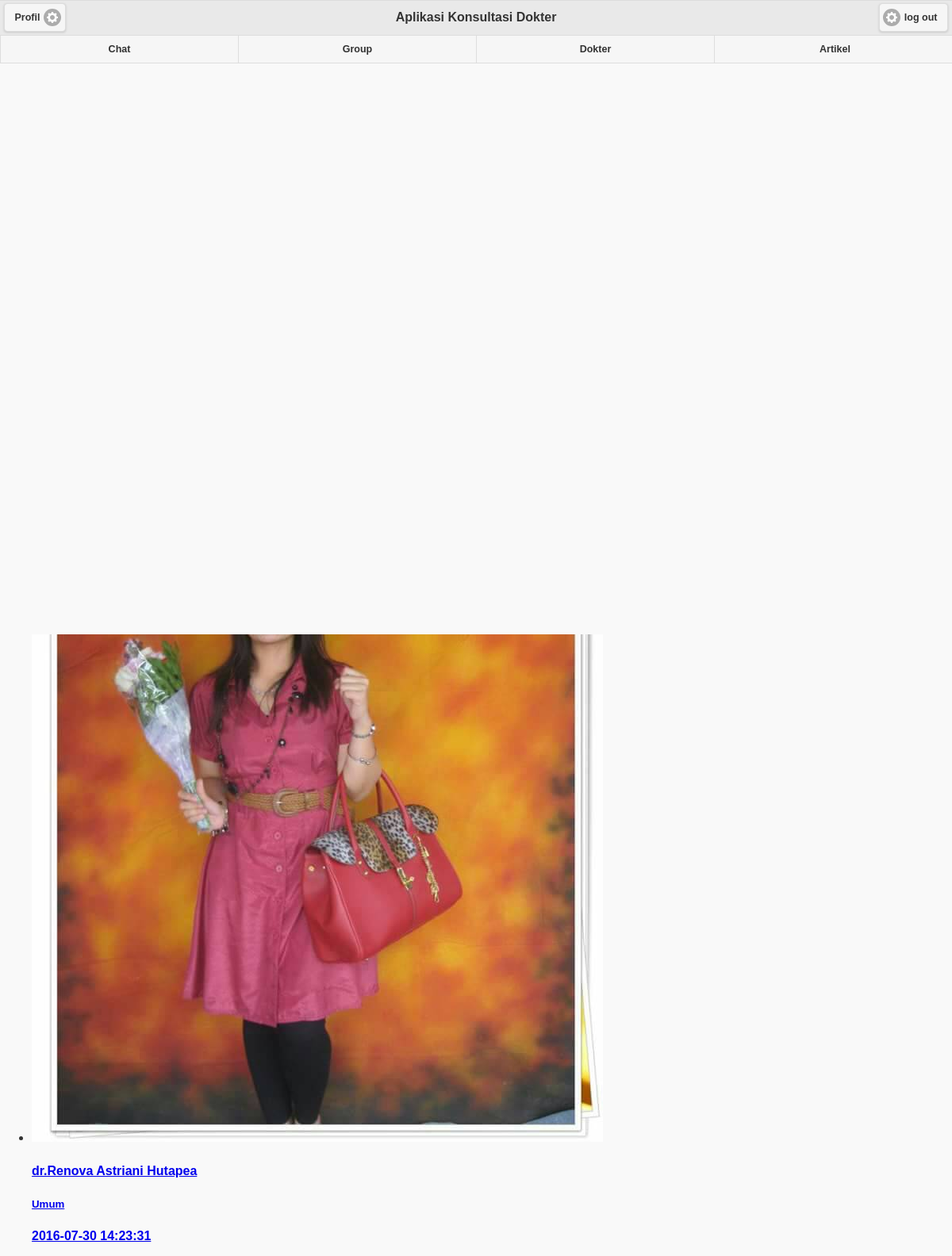
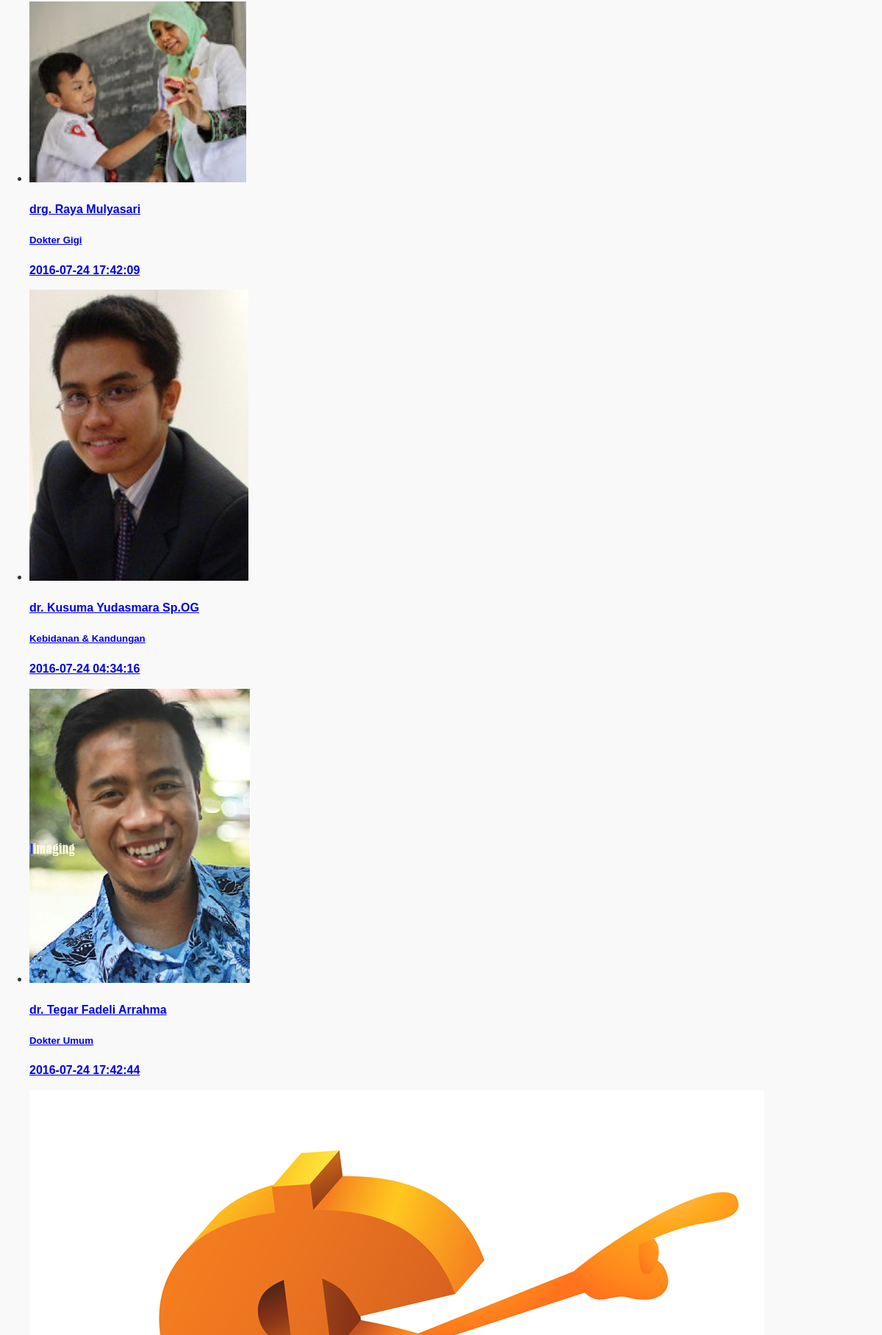
The app's page /index.php/user/datadokter (upper part) with its own data (2 pictures, top to bottom).
### tables this page shows
CREATE TABLE `dokter` (
  `id` int(3) NOT NULL,
  `nama` varchar(30) NOT NULL,
  `foto` varchar(100) NOT NULL,
  `alamat` varchar(30) NOT NULL,
  `tmp_praktek` varchar(100) NOT NULL,
  `pndk_sd` varchar(40) NOT NULL,
  `pndk_smp` varchar(40) NOT NULL,
  `pndk_sma` varchar(40) NOT NULL,
  `pndk_kuliah` varchar(40) NOT NULL,
  `jeniskelamin` varchar(15) NOT NULL,
  `spesialis` varchar(35) NOT NULL,
  `username` varchar(15) NOT NULL,
  `password` varchar(15) NOT NULL,
  `level` varchar(8) NOT NULL,
  `status` varchar(5) NOT NULL,
  `nid` varchar(30) NOT NULL
);

### application/controllers/user/datadokter.php (called while the page is built, shortened)
<?php if ( ! defined('BASEPATH')) exit('No direct script access allowed');
class Datadokter extends CI_Controller {
function __construct()
{
	$this->load->model('u_datadokter');
}
	function index()
	{
		if ($_GET) {
				$katakunci = $this->input->get('search');
				$data['list'] = $this->u_datadokter->cari_dokter($katakunci);
			} else {
				$data['list'] = $this->u_datadokter->get_data();
			}
		$user=$this->session->userdata('username');
		$where = array(
				'username' => $user
				);
				$user = $this->u_datadokter->db_index($where);
		$data['jj']=$user;
		$data['herder']="user/template/herder.php";
		$data['content']="user/content/datadokter";
		$this->load->view('user/v_index',$data);
	}
}

### index.php (called while the page is built, shortened)
<?php
require_once BASEPATH.'core/CodeIgniter.php';

### application/models/u_datadokter.php (called while the page is built, shortened)
<?php
class U_datadokter extends CI_Model{
	function db_index($where){
			$this->db->select()->from('member')->where($where);
			$query = $this->db->get();
			return $query;
}
		function get_data(){
			$this->db->select('*')->from('login_terakhir')->where('status=1')->order_by('id','desc');
			$query = $this->db->get();
			return $query->result_array();
		}
}

### application/views/user/content/datadokter.php (the view, shortened to what this page needs)
<div data-role="content">
<div class="choice_list">
<form action="#" method="get" data-ajax="false">
			 </form>
			 <br>
			 <?php foreach ($list as $row) { ?>
	<ul data-role="listview" data-insert="true" >
		<li>
	<a href="<?php echo base_url('user/datadokter/detail/'.$row["id"]);?>" data-transition="slidedown">
	<?php if(!empty($row['foto'])){?>
					<img src="<?php echo base_url('asset/gambar/'.$row['foto']); ?>" style="40%" >
	<?php } ?>
	<h4> <?php echo $row['nama'] ?></h4>
	<h5> <?php echo $row['spesialis'] ?></h5>
	<p class="ui-li-aside"><strong><?= substr($row['akhir'],0,20) ?></strong></p>
	</a>
		</li>
</ul>
			 <?php }?>
</div>
</div>

### records on screen
dokter: foto (picture), nama "dr.Renova Astriani Hutapea", spesialis "Umum", akhir "2016-07-30 14:23:31"
dokter: foto (picture), nama "drg. Raya Mulyasari", spesialis "Dokter Gigi", akhir "2016-07-24 17:42:09"
dokter: foto (picture), nama "dr. Kusuma Yudasmara Sp.OG", spesialis "Kebidanan & Kandungan", akhir "2016-07-24 04:34:16"
dokter: foto (picture), nama "dr. Tegar Fadeli Arrahma", spesialis "Dokter Umum", akhir "2016-07-24 17:42:44"
dokter: foto (picture)
